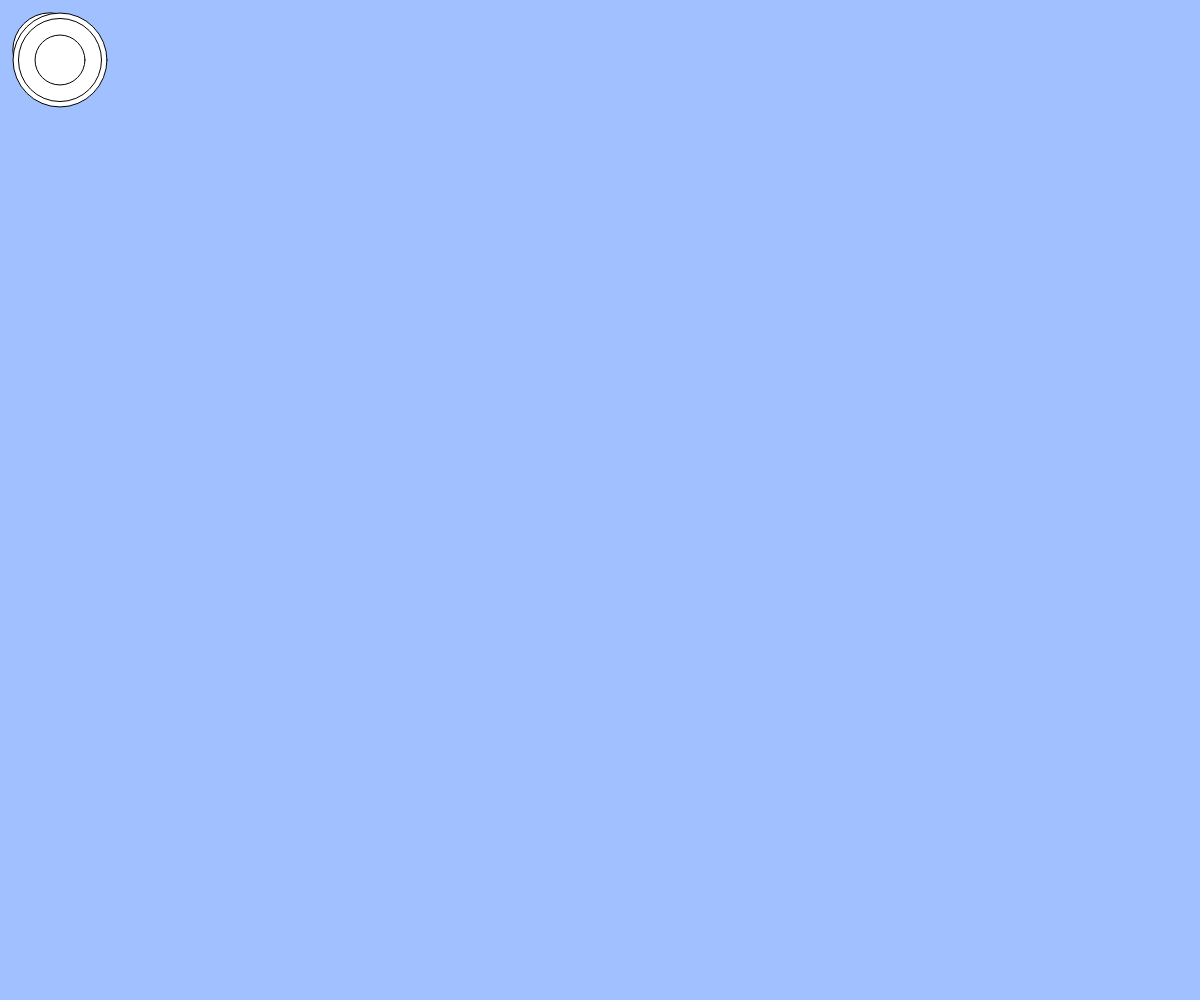
Frame 1 (no input)
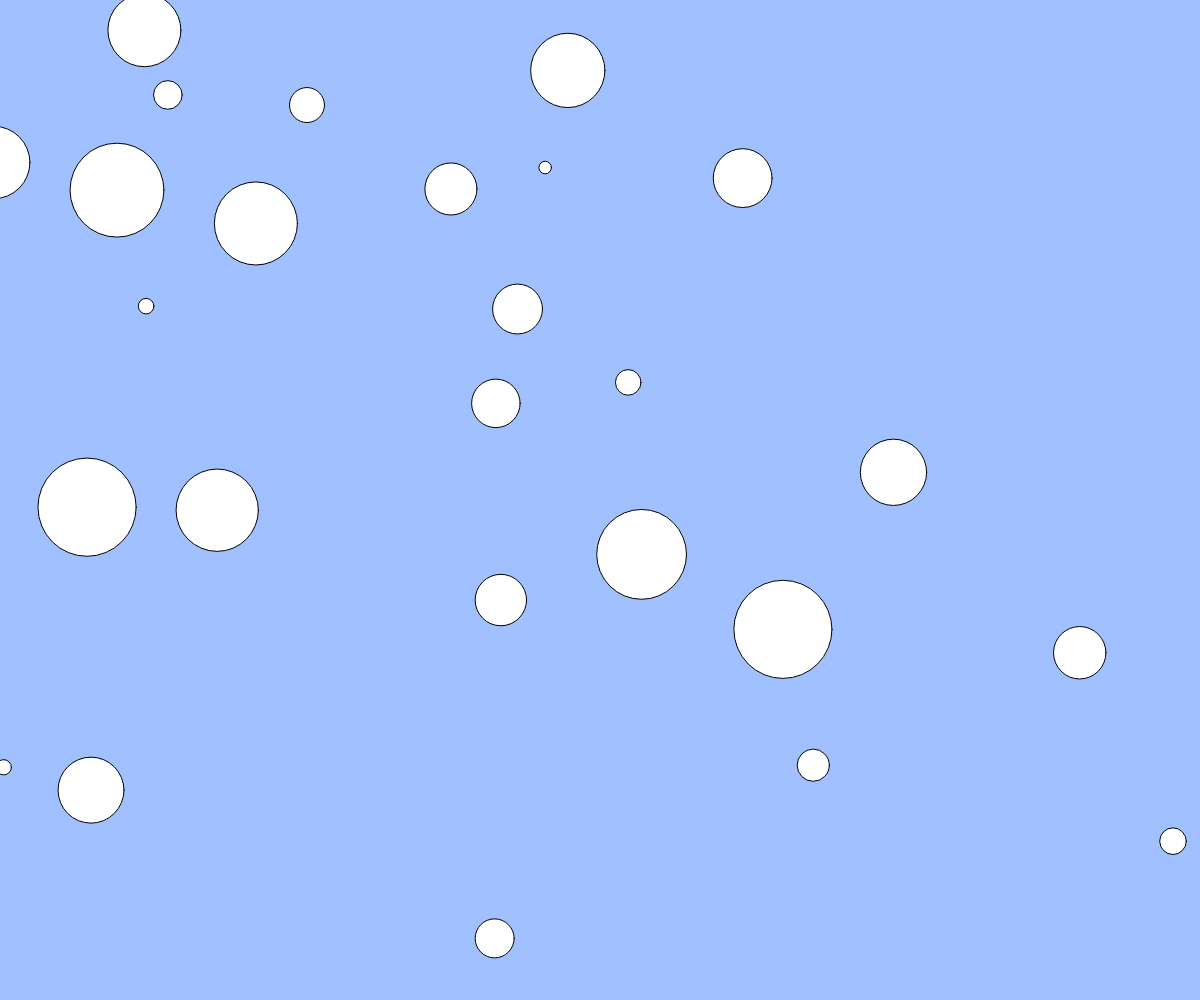
Frame 60 (no input)
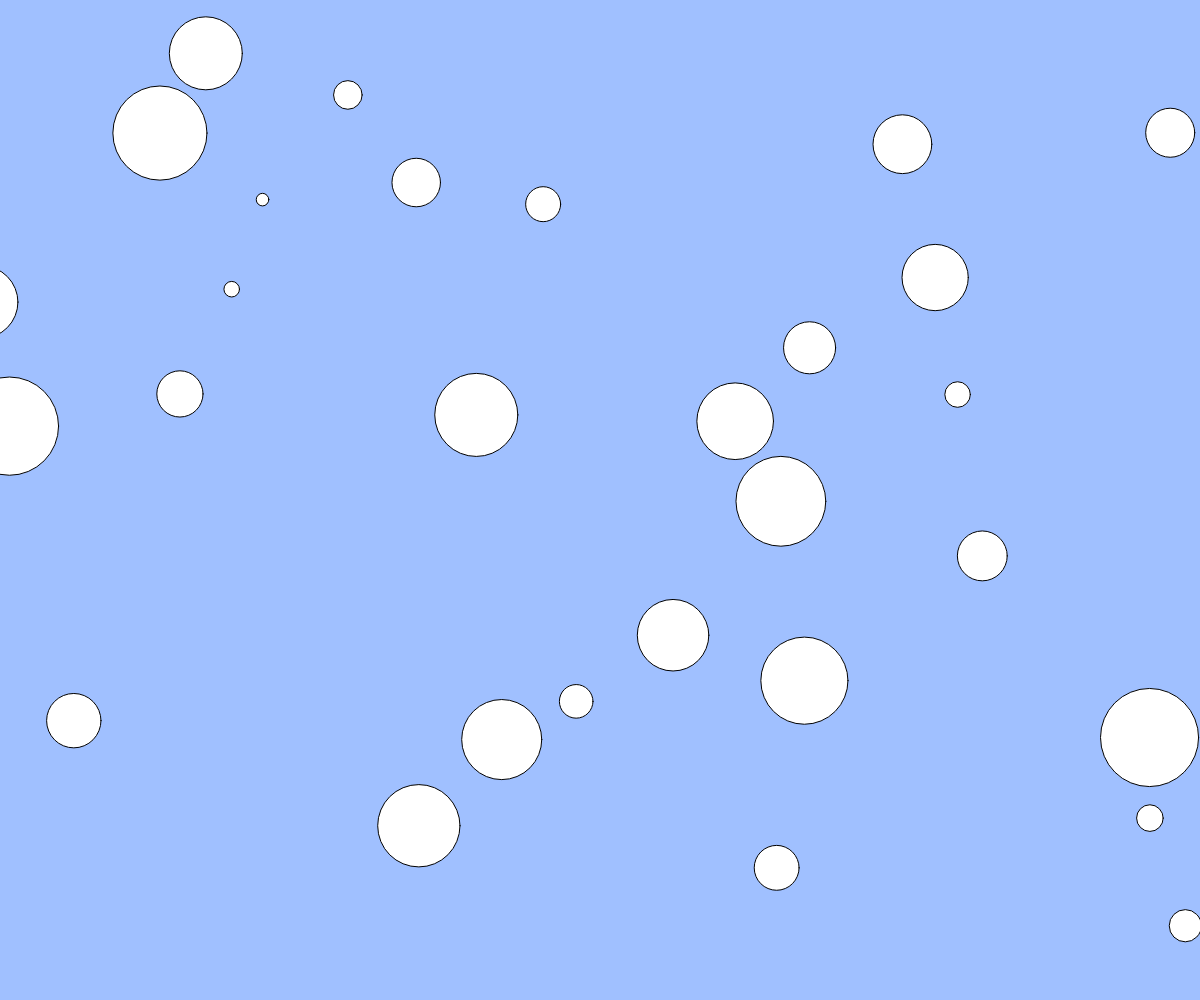
Frame 120 (the mouse pressed at the canvas centre since frame 60)

The p5.js sketch that drew these frames (run headless with seeded random() and noise() and a simulated clock; from frame 60 on, the mouse is pressed at the canvas centre):

// p5.js sketch
// ── sketch.js
//　テキスト「オブジェクト」
// 練習問題：ボールのサイズをランダムに変更してみよう
// 練習問題：何も操作しなくてもボールが湧いてくる機能を追加しよう

let balls;

function setup(){
  createCanvas(windowWidth, windowHeight);
  balls = [];
  let b1 = { x: 50, y: 50, vx: 3, vy:0, size: random(10, 100)};
  balls.push(b1);
  let b2 = { x: 40, y: 40, vx: 0, vy:3, size: random(10, 100)};
  balls.push(b2);
  for(let n = 0; n < 10; n++){
  let bn ={ x: 60, y: 60, vx: random(1, 10), vy: random(1, 10), size: random(10, 100)};
  balls.push(bn)
  }
}
setInterval(() => {
  let newBall = { 
    x: random(width), 
    y: random(height), 
    vx: random(-5, 5), 
    vy: random(-5, 5), 
    size: random(10, 100) 
  };
  balls.push(newBall);
}, 100); 


function draw(){
  background(160, 192, 255);
  for(let i = 0; i < balls.length; i++){
    let b = balls[i];
    ellipse(b.x, b.y, b.size);
    b.x += b.vx;
    b.y += b.vy;
    if (b.x < 0 || b.x > width || b.y < 0 || b.y > height) {
      balls.splice(i, 0);} // ボールを削除
  }
  for (let i = 0; i < balls.length; i++) {
    let b1 = balls[i];
    for (let j = i + 1; j < balls.length; j++) {
      let b2 = balls[j];
      let d = dist(b1.x, b1.y, b2.x, b2.y);
      
      // 衝突が起こったときの処理
      if (d < (b1.size / 2 + b2.size / 2)) {
        // 速度を反転させて跳ね返るようにする
        let tempVx = b1.vx;
        let tempVy = b1.vy;
        
        b1.vx = b2.vx;
        b1.vy = b2.vy;

        b2.vx = tempVx;
        b2.vy = tempVy;

        // ボールが重ならないように微調整
        let overlap = 0.5 * (b1.size / 2 + b2.size / 2 - d);
        let angle = atan2(b2.y - b1.y, b2.x - b1.x);
        b1.x -= cos(angle) * overlap;
        b1.y -= sin(angle) * overlap;
        b2.x += cos(angle) * overlap;
        b2.y += sin(angle) * overlap;
      }
    
    } 
   
  }

}

function mouseDragged(){
  const dx = mouseX - pmouseX;
  const dy = mouseY - pmouseY;
  if(mag(dx, dy) > 5){
    const b = { x: mouseX, y: mouseY, size: 20, vx: dx, vy: dy };
    balls.push(b);
  }
}

function windowResized(){
  resizeCanvas(windowWidth, windowHeight);
}
